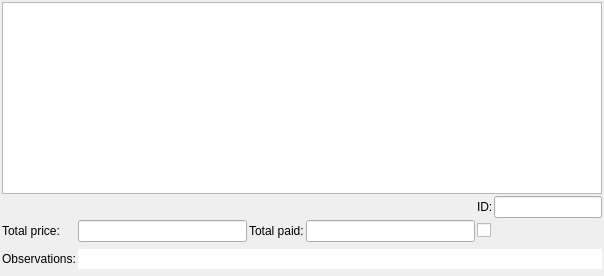
           <widget class="QFrame" name="frmPayTableUtilities">
            <property name="minimumSize">
             <size>
              <width>0</width>
              <height>0</height>
             </size>
            </property>
            <property name="frameShape">
             <enum>QFrame::NoFrame</enum>
            </property>
            <property name="frameShadow">
             <enum>QFrame::Plain</enum>
            </property>
            <layout class="QVBoxLayout" name="verticalLayout_3">
             <property name="spacing">
              <number>2</number>
             </property>
             <property name="leftMargin">
              <number>2</number>
             </property>
             <property name="topMargin">
              <number>2</number>
             </property>
             <property name="rightMargin">
              <number>2</number>
             </property>
             <property name="bottomMargin">
              <number>2</number>
             </property>
             <item>
              <widget class="vmTableWidget" name="tablePayments">
               <property name="minimumSize">
                <size>
                 <width>600</width>
                 <height>0</height>
                </size>
               </property>
               <property name="frameShape">
                <enum>QFrame::StyledPanel</enum>
               </property>
               <property name="frameShadow">
                <enum>QFrame::Raised</enum>
               </property>
               <property name="lineWidth">
                <number>1</number>
               </property>
              </widget>
             </item>
             <item>
              <layout class="QGridLayout" name="gridLayout_2">
               <item row="3" column="4">
                <widget class="vmCheckBox" name="chkPayOverdue">
                 <property name="text">
                  <string/>
                 </property>
                </widget>
               </item>
               <item row="3" column="0">
                <widget class="QLabel" name="lblTotalPay">
                 <property name="sizePolicy">
                  <sizepolicy hsizetype="Preferred" vsizetype="Fixed">
                   <horstretch>0</horstretch>
                   <verstretch>0</verstretch>
                  </sizepolicy>
                 </property>
                 <property name="minimumSize">
                  <size>
                   <width>0</width>
                   <height>0</height>
                  </size>
                 </property>
                 <property name="maximumSize">
                  <size>
                   <width>16777215</width>
                   <height>40</height>
                  </size>
                 </property>
                 <property name="frameShape">
                  <enum>QFrame::NoFrame</enum>
                 </property>
                 <property name="frameShadow">
                  <enum>QFrame::Plain</enum>
                 </property>
                 <property name="text">
                  <string>Total price:</string>
                 </property>
                 <property name="textFormat">
                  <enum>Qt::PlainText</enum>
                 </property>
                </widget>
               </item>
               <item row="5" column="0">
                <widget class="QLabel" name="lblPayObs">
                 <property name="minimumSize">
                  <size>
                   <width>0</width>
                   <height>30</height>
                  </size>
                 </property>
                 <property name="maximumSize">
                  <size>
                   <width>16777215</width>
                   <height>40</height>
                  </size>
                 </property>
                 <property name="frameShape">
                  <enum>QFrame::NoFrame</enum>
                 </property>
                 <property name="frameShadow">
                  <enum>QFrame::Plain</enum>
                 </property>
                 <property name="text">
                  <string>Observations:</string>
                 </property>
                 <property name="textFormat">
                  <enum>Qt::PlainText</enum>
                 </property>
                </widget>
               </item>
               <item row="5" column="1" colspan="4">
                <widget class="vmLineEdit" name="txtPayObs">
                 <property name="minimumSize">
                  <size>
                   <width>0</width>
                   <height>0</height>
                  </size>
                 </property>
                 <property name="frame">
                  <bool>false</bool>
                 </property>
                </widget>
               </item>
               <item row="3" column="3">
                <widget class="vmLineEdit" name="txtPayTotalPaid">
                 <property name="readOnly">
                  <bool>true</bool>
                 </property>
                </widget>
               </item>
               <item row="3" column="2">
                <widget class="QLabel" name="lblPayTotalPaid">
                 <property name="sizePolicy">
                  <sizepolicy hsizetype="Preferred" vsizetype="Fixed">
                   <horstretch>0</horstretch>
                   <verstretch>0</verstretch>
                  </sizepolicy>
                 </property>
                 <property name="text">
                  <string>Total paid:</string>
                 </property>
                </widget>
               </item>
               <item row="3" column="1">
                <widget class="vmLineEdit" name="txtPayTotalPrice">
                 <property name="minimumSize">
                  <size>
                   <width>0</width>
                   <height>0</height>
                  </size>
                 </property>
                 <property name="maximumSize">
                  <size>
                   <width>180</width>
                   <height>16777215</height>
                  </size>
                 </property>
                 <property name="inputMethodHints">
                  <set>Qt::ImhDigitsOnly|Qt::ImhNoPredictiveText</set>
                 </property>
                 <property name="readOnly">
                  <bool>false</bool>
                 </property>
                </widget>
               </item>
               <item row="1" column="4">
                <layout class="QHBoxLayout" name="horizontalLayout_12">
                 <property name="spacing">
                  <number>1</number>
                 </property>
                 <item>
                  <widget class="QLabel" name="lblPayID">
                   <property name="sizePolicy">
                    <sizepolicy hsizetype="Fixed" vsizetype="Fixed">
                     <horstretch>0</horstretch>
                     <verstretch>0</verstretch>
                    </sizepolicy>
                   </property>
                   <property name="maximumSize">
                    <size>
                     <width>50</width>
                     <height>16777215</height>
                    </size>
                   </property>
                   <property name="text">
                    <string>ID:</string>
                   </property>
                  </widget>
                 </item>
                 <item>
                  <widget class="vmLineEdit" name="txtPayID">
                   <property name="sizePolicy">
                    <sizepolicy hsizetype="Fixed" vsizetype="Fixed">
                     <horstretch>0</horstretch>
                     <verstretch>0</verstretch>
                    </sizepolicy>
                   </property>
                   <property name="maximumSize">
                    <size>
                     <width>16777215</width>
                     <height>16777215</height>
                    </size>
                   </property>
                   <property name="readOnly">
                    <bool>true</bool>
                   </property>
                  </widget>
                 </item>
                </layout>
               </item>
               <item row="1" column="0" colspan="4">
                <spacer name="horizontalSpacer_6">
                 <property name="orientation">
                  <enum>Qt::Horizontal</enum>
                 </property>
                 <property name="sizeHint" stdset="0">
                  <size>
                   <width>40</width>
                   <height>20</height>
                  </size>
                 </property>
                </spacer>
               </item>
              </layout>
             </item>
            </layout>
           </widget>
